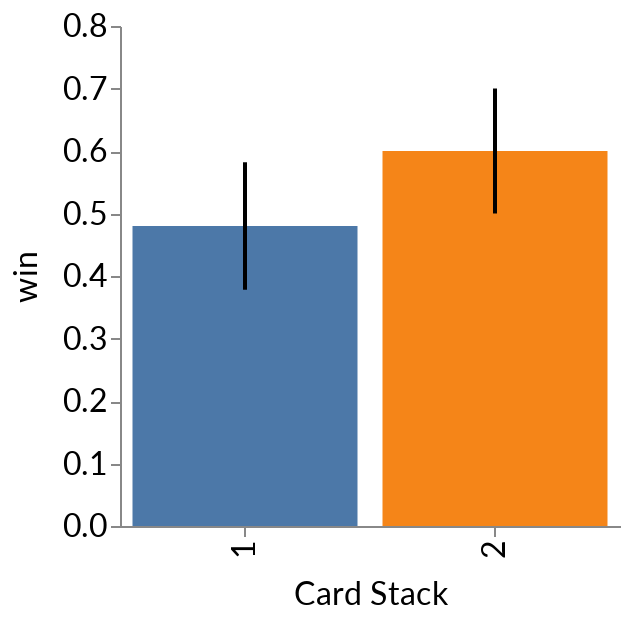

The notebook cell saved with this chart:
### Markdown cell above
### A single small experiment (25 cards)

- **Error bars** show the **standard error** of a single experiment
- Here they **overlap** - the difference betwen the stacks is smaller than the uncertainty
- **We can't decide** which stack is better $^{*▾}$

### Code cell
plot_experiment_bars_with_errors(data=data, n_card_pairs=n_card_pairs, n_card_pairs_init=25, n_repeats=n_repeats)

### Figure 1 — Vega-Lite specification as saved in the notebook (floating-point values rounded to 4 significant figures; data arrays with more than 128 entries replaced by an {"elided": "..."} marker saying what was removed)
{"config": {"title": {"fontSize": 24.0, "font": ["Lato", "Helvetica Neue", "Helvetica", "Arial", "Sans Serif"], "fontWeight": "normal"}, "axisX": {"labelFont": ["Lato", "Helvetica Neue", "Helvetica", "Arial", "Sans Serif"], "labelFontSize": 16, "titleFont": ["Lato", "Helvetica Neue", "Helvetica", "Arial", "Sans Serif"], "titleFontSize": 16, "titleFontWeight": "normal", "titlePadding": 10}, "axisY": {"labelFont": ["Lato", "Helvetica Neue", "Helvetica", "Arial", "Sans Serif"], "labelFontSize": 16, "titleFont": ["Lato", "Helvetica Neue", "Helvetica", "Arial", "Sans Serif"], "titleFontSize": 16, "titleFontWeight": "normal", "titlePadding": 10}, "legend": {"labelFont": ["Lato", "Helvetica Neue", "Helvetica", "Arial", "Sans Serif"], "labelFontSize": 16, "titleFont": ["Lato", "Helvetica Neue", "Helvetica", "Arial", "Sans Serif"], "titleFontSize": 16, "titleFontWeight": "normal"}, "text": {"font": ["Lato", "Helvetica Neue", "Helvetica", "Arial", "Sans Serif"], "fontSize": 14.4}, "axis": {"grid": false}, "view": {"strokeWidth": 0}}, "layer": [{"mark": "bar", "encoding": {"color": {"type": "nominal", "field": "stack", "legend": null}, "x": {"type": "nominal", "field": "stack", "title": "Card Stack"}, "y": {"type": "quantitative", "aggregate": "mean", "field": "win"}}, "selection": {"selector003": {"type": "single", "bind": {"input": "range", "min": 1, "max": 100, "step": 1, "name": "Card pairs per experiment: "}, "init": {"card_pair": 25}}, "selector004": {"type": "single", "bind": {"input": "range", "min": 1, "max": 50, "step": 1, "name": "Select experiment: "}, "init": {"experiment": 1}}}, "transform": [{"filter": "((toNumber(datum.card_pair) <= toNumber(selector003.card_pair)) && (toNumber(datum.experiment) === toNumber(selector004.experiment)))"}]}, {"mark": {"type": "errorbar", "extent": "stderr", "rule": {"size": 2}}, "encoding": {"x": {"type": "nominal", "field": "stack"}, "y": {"type": "quantitative", "field": "win"}}, "selection": {"selector003": {"type": "single", "bind": {"input": "range", "min": 1, "max": 100, "step": 1, "name": "Card pairs per experiment: "}, "init": {"card_pair": 25}}, "selector004": {"type": "single", "bind": {"input": "range", "min": 1, "max": 50, "step": 1, "name": "Select experiment: "}, "init": {"experiment": 1}}}, "transform": [{"filter": "((toNumber(datum.card_pair) <= toNumber(selector003.card_pair)) && (toNumber(datum.experiment) === toNumber(selector004.experiment)))"}]}], "data": {"name": "data-683f7413d38cbe7e81534b1def1e6668"}, "height": 250, "width": 250, "$schema": "https://vega.github.io/schema/vega-lite/v4.8.1.json", "datasets": {"data-683f7413d38cbe7e81534b1def1e6668": {"elided": "10000 records"}}}
